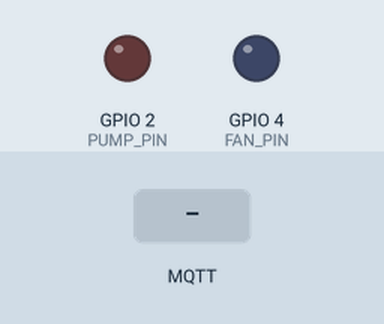
Recording of a sketch running on a simulated ESP32. Shown: output pins drawn as LEDs (lit = HIGH). Inputs (shaded band) come from the test bench. WiFi joins after 1.5 s; servers stay silent unless stated; random numbers use the default seed unless the sketch sets one; no MQTT or app messages arrive unless stated; what the sketch prints to the serial monitor is not drawn.

Above: at 2.7 s.
2.8 s: MQTT message "kipas=1" arrives on the first subscribed topic
At 3.8 s:
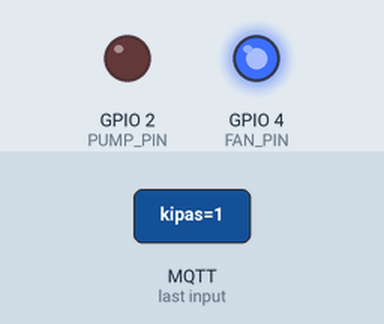
4.3 s: MQTT message "humidifier=1" arrives on the first subscribed topic
At 4.9 s:
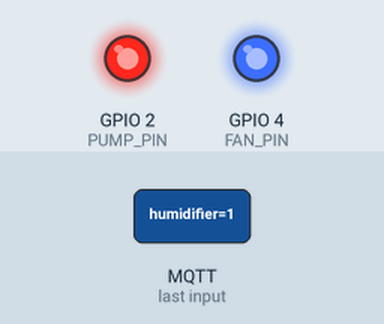
5.8 s: MQTT message "kipas=0" arrives on the first subscribed topic
At 6.1 s:
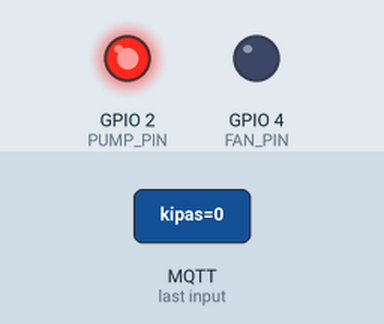
Timing chart, 0 to 8.8 s (numbered marks = the images above; inputs shaded):
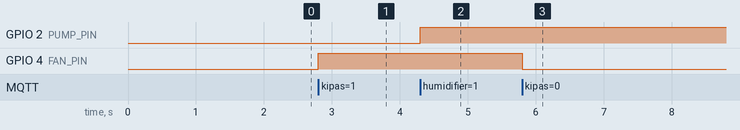

The sketch:

sketch.ino
```cpp
#include <WiFi.h>
#include <PubSubClient.h>

const char* ssid = "Wokwi-GUEST";
const char* password = "";

// Konfigurasi MQTT (Public Broker Gratis)
const char* mqtt_server = "broker.emqx.io";
const int mqtt_port = 1883;
const char* mqtt_topic_data = "jamur/tiram/data/petani123";
const char* mqtt_topic_kontrol = "jamur/tiram/kontrol/petani123";

WiFiClient espClient;
PubSubClient client(espClient);

// Pin ESP32
#define PUMP_PIN 2  // LED Merah (Humidifier/Pompa)
#define FAN_PIN 4   // LED Biru (Kipas)

bool pumpStatus = false;
bool fanStatus  = false;

// Variabel Simulasi Sensor
float suhu  = 24.5;
float lembab = 87.2;
bool suhuNaik   = true;
bool lembabTurun = true;

unsigned long lastMsg = 0;

void setup_wifi() {
  delay(10);
  Serial.println();
  Serial.print("Menghubungkan ke WiFi: ");
  Serial.println(ssid);

  WiFi.mode(WIFI_STA);
  WiFi.begin(ssid, password);

  while (WiFi.status() != WL_CONNECTED) {
    delay(500);
    Serial.print(".");
  }

  Serial.println("\nWiFi terhubung!");
  Serial.print("IP address: ");
  Serial.println(WiFi.localIP());
}

void callback(char* topic, byte* payload, unsigned int length) {
  String msg;
  for (int i = 0; i < length; i++) {
    msg += (char)payload[i];
  }

  Serial.print("Perintah masuk dari Web: ");
  Serial.println(msg);

  if (msg.indexOf("kipas=1") >= 0) {
    fanStatus = true;
    digitalWrite(FAN_PIN, HIGH);
  } else if (msg.indexOf("kipas=0") >= 0) {
    fanStatus = false;
    digitalWrite(FAN_PIN, LOW);
  }

  if (msg.indexOf("humidifier=1") >= 0) {
    pumpStatus = true;
    digitalWrite(PUMP_PIN, HIGH);
  } else if (msg.indexOf("humidifier=0") >= 0) {
    pumpStatus = false;
    digitalWrite(PUMP_PIN, LOW);
  }
}

void reconnect() {
  // Loop terus sampai berhasil terhubung ke MQTT
  while (!client.connected()) {
    Serial.print("Menghubungkan ke MQTT Broker...");
    // Buat Client ID acak
    String clientId = "JamurTiramESP32-";
    clientId += String(random(0xffff), HEX);

    // Coba hubungkan
    if (client.connect(clientId.c_str())) {
      Serial.println(" Berhasil terhubung MQTT!");
      // Langganan (subscribe) ke topik perintah (kontrol)
      client.subscribe(mqtt_topic_kontrol);
    } else {
      Serial.print(" Gagal, rc=");
      Serial.print(client.state());
      Serial.println(" Coba lagi dalam 5 detik...");
      delay(5000);
    }
  }
}

void setup() {
  Serial.begin(115200);
  pinMode(PUMP_PIN, OUTPUT);
  pinMode(FAN_PIN, OUTPUT);

  digitalWrite(PUMP_PIN, LOW);
  digitalWrite(FAN_PIN, LOW);

  setup_wifi();
  client.setServer(mqtt_server, mqtt_port);
  client.setCallback(callback);
}

void loop() {
  if (!client.connected()) {
    reconnect();
  }
  client.loop();

  unsigned long now = millis();
  // Kirim data sensor setiap 3 detik
  if (now - lastMsg > 3000) {
    lastMsg = now;

    // Simulasi sensor bergerak perlahan
    if (suhuNaik) {
      suhu += 0.2;
      if (suhu >= 30.0) suhuNaik = false;
    } else {
      suhu -= 0.2;
      if (suhu <= 20.0) suhuNaik = true;
    }

    if (lembabTurun) {
      lembab -= 0.5;
      if (lembab <= 55.0) lembabTurun = false;
    } else {
      lembab += 0.5;
      if (lembab >= 95.0) lembabTurun = true;
    }

    // Susun format JSON
    String json = "{";
    json += "\"suhu\":" + String(suhu, 1) + ",";
    json += "\"kelembaban\":" + String(lembab, 1) + ",";
    json += "\"kipas\":" + String(fanStatus ? "true" : "false") + ",";
    json += "\"humidifier\":" + String(pumpStatus ? "true" : "false");
    json += "}";

    Serial.print("Memancarkan data ke Web: ");
    Serial.println(json);

    // Publikasi (Kirim) data ke topik
    client.publish(mqtt_topic_data, json.c_str());
  }
}
```

Measured:
- after the input at 2.8 s, GPIO 4 (FAN_PIN): LOW → HIGH at once
- after the input at 4.3 s, GPIO 2 (PUMP_PIN): LOW → HIGH at once
- after the input at 5.8 s, GPIO 4 (FAN_PIN): HIGH → LOW at once
